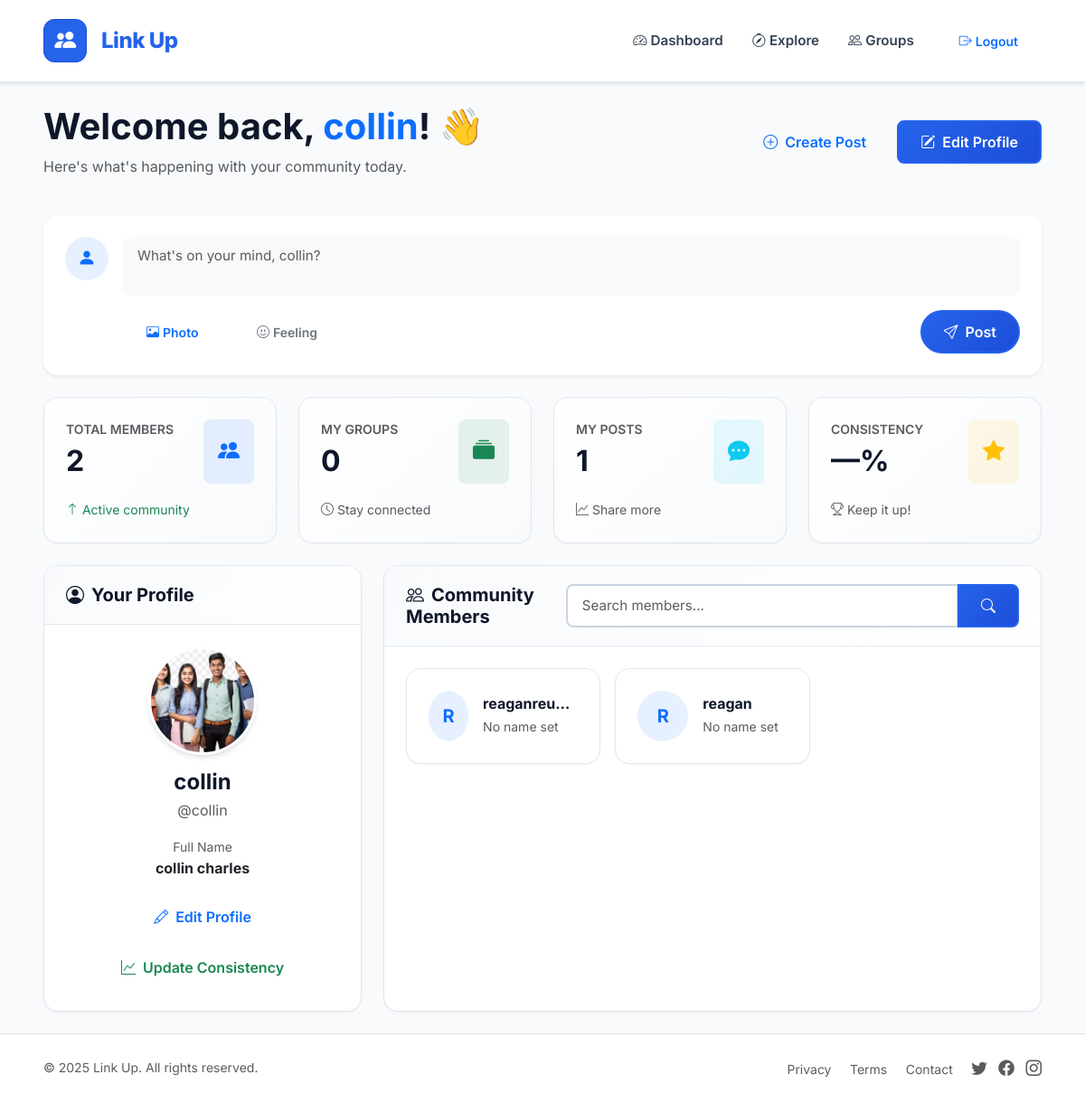
The app's page /dashboard/ (signed in) with its own data.
### core/models.py (models this page shows, shortened)
class Profile(models.Model):
    user = models.OneToOneField(User, on_delete=models.CASCADE, related_name='profile')
    full_name = models.CharField(max_length=100, blank=True)
    email = models.EmailField(blank=True)
    phone = models.CharField(max_length=15, blank=True)
    bio = models.TextField(blank=True)
    avatar = models.ImageField(upload_to='avatars/', blank=True, null=True)

### core/views.py (the view)
# urls.py: path('dashboard/', views.dashboard, name='dashboard'),
@login_required
def dashboard(request):
    profile, _ = Profile.objects.get_or_create(user=request.user)
    query = request.GET.get('q', '')
    members = Profile.objects.select_related('user')
    if query:
        members = members.filter(
            Q(user__username__icontains=query) |
            Q(full_name__icontains=query) |
            Q(email__icontains=query)
        )
    members = members.exclude(user=request.user)  # optional: hide self
    paginator = Paginator(members, 6)  # 6 per page
    page = request.GET.get('page')
    members_page = paginator.get_page(page)
    context = {
        'profile': profile,
        'members': members_page,
        'query': query,
    }
    return render(request, 'core/dashboard.html', context)

### templates/core/dashboard.html (shortened to what this page needs)
{% extends 'core/base.html' %}
{% load django_bootstrap5 %}
{% block content %}
<div class="container-fluid px-lg-5 py-4">
  <div class="row mb-4">
    <div class="col-12">
      <div class="d-flex flex-column flex-md-row justify-content-between align-items-start align-items-md-center mb-3">
        <div class="mb-3 mb-md-0">
          <h1 class="mb-2">Welcome back, <span class="text-primary">{{ request.user.username }}</span>! 👋</h1>
          <p class="text-muted mb-0">Here's what's happening with your community today.</p>
        </div>
        <div class="d-flex gap-2">
          <a href="{% url 'explore' %}" class="btn btn-outline-primary">
            <i class="bi bi-plus-circle me-2"></i>Create Post
          </a>
          <a href="{% url 'update_profile' %}" class="btn btn-primary">
            <i class="bi bi-pencil-square me-2"></i>Edit Profile
          </a>
        </div>
      </div>
    </div>
  </div>
  <div class="row mb-4">
    <div class="col-12">
      <div class="card border-0 shadow-sm">
        <div class="card-body">
          <div class="d-flex align-items-start">
            <div class="bg-primary bg-opacity-10 rounded-circle me-3 d-flex align-items-center justify-content-center flex-shrink-0" style="width:48px;height:48px;">
              <i class="bi bi-person-fill text-primary fs-5"></i>
            </div>
            <div class="flex-grow-1">
              <form method="post" action="{% url 'create_post' %}" enctype="multipart/form-data">
                <textarea name="caption" class="form-control border-0 bg-light mb-3" rows="2" placeholder="What's on your mind, {{ request.user.username }}?" style="resize: none;"></textarea>
                <div class="d-flex justify-content-between align-items-center">
                  <div>
                    <label for="postImage" class="btn btn-sm btn-outline-primary rounded-pill me-2">
                      <i class="bi bi-image me-1"></i>Photo
                    </label>
                    <button type="button" class="btn btn-sm btn-outline-secondary rounded-pill">
                      <i class="bi bi-emoji-smile me-1"></i>Feeling
                    </button>
                  </div>
                  <button type="submit" class="btn btn-primary rounded-pill px-4">
                    <i class="bi bi-send me-2"></i>Post
                  </button>
                </div>
              </form>
            </div>
          </div>
        </div>
      </div>
    </div>
  </div>
  <div class="row g-4 mb-4">
    <div class="col-12 col-sm-6 col-lg-3">
      <div class="card metric-card h-100">
        <div class="card-body">
          <div class="d-flex justify-content-between align-items-start mb-3">
            <div>
              <p class="text-muted mb-1 small fw-semibold">TOTAL MEMBERS</p>
              <h2 class="mb-0 fw-bold">
                {% if members.paginator %}
                  {{ members.paginator.count }}
                {% else %}
                  {{ members|length }}
                {% endif %}
              </h2>
            </div>
            <div class="bg-primary bg-opacity-10 p-3 rounded-3">
              <i class="bi bi-people-fill text-primary fs-4"></i>
            </div>
          </div>
          <small class="text-success">
            <i class="bi bi-arrow-up"></i> Active community
          </small>
        </div>
      </div>
    </div>
    <div class="col-12 col-sm-6 col-lg-3">
      <div class="card metric-card h-100">
        <div class="card-body">
          <div class="d-flex justify-content-between align-items-start mb-3">
            <div>
              <p class="text-muted mb-1 small fw-semibold">MY GROUPS</p>
              <h2 class="mb-0 fw-bold">{{ request.user.member_groups.count }}</h2>
            </div>
            <div class="bg-success bg-opacity-10 p-3 rounded-3">
              <i class="bi bi-collection-fill text-success fs-4"></i>
            </div>
          </div>
          <small class="text-muted">
            <i class="bi bi-clock"></i> Stay connected
          </small>
        </div>
      </div>
    </div>
    <div class="col-12 col-sm-6 col-lg-3">
      <div class="card metric-card h-100">
        <div class="card-body">
          <div class="d-flex justify-content-between align-items-start mb-3">
            <div>
              <p class="text-muted mb-1 small fw-semibold">MY POSTS</p>
              <h2 class="mb-0 fw-bold">{{ request.user.posts.count }}</h2>
            </div>
            <div class="bg-info bg-opacity-10 p-3 rounded-3">
              <i class="bi bi-chat-dots-fill text-info fs-4"></i>
            </div>
          </div>
          <small class="text-muted">
            <i class="bi bi-graph-up"></i> Share more
          </small>
        </div>
      </div>
    </div>
    <div class="col-12 col-sm-6 col-lg-3">
      <div class="card metric-card h-100">
        <div class="card-body">
          <div class="d-flex justify-content-between align-items-start mb-3">
            <div>
              <p class="text-muted mb-1 small fw-semibold">CONSISTENCY</p>
              <h2 class="mb-0 fw-bold">{{ profile.consistency_family.score|default:"—" }}%</h2>
            </div>
            <div class="bg-warning bg-opacity-10 p-3 rounded-3">
              <i class="bi bi-star-fill text-warning fs-4"></i>
            </div>
          </div>
          <small class="text-muted">
            <i class="bi bi-trophy"></i> Keep it up!
          </small>
        </div>
      </div>
    </div>
  </div>
  <div class="row g-4">
    <div class="col-12 col-lg-4">
      <div class="card h-100">
        <div class="card-header">
          <h5 class="mb-0">
            <i class="bi bi-person-circle me-2"></i>Your Profile
          </h5>
        </div>
        <div class="card-body text-center">
          {% if profile.avatar %}
            <img src="{{ profile.avatar.url }}" alt="Avatar" class="avatar-img mb-3" style="width: 120px; height: 120px;">
          {% else %}
            <div class="bg-primary bg-opacity-10 rounded-circle mx-auto mb-3 d-flex align-items-center justify-content-center" style="width: 120px; height: 120px;">
              <i class="bi bi-person-fill text-primary" style="font-size: 3rem;"></i>
            </div>
          {% endif %}
          <h4 class="mb-1">{{ request.user.get_full_name|default:request.user.username }}</h4>
          <p class="text-muted mb-3">@{{ request.user.username }}</p>
          {% if profile.full_name %}
            <div class="mb-3">
              <small class="text-muted d-block">Full Name</small>
              <strong>{{ profile.full_name }}</strong>
            </div>
          {% endif %}
          <div class="d-grid gap-2">
            <a href="{% url 'update_profile' %}" class="btn btn-outline-primary">
              <i class="bi bi-pencil me-2"></i>Edit Profile
            </a>
            <a href="{% url 'update_consistency' %}" class="btn btn-outline-success">
              <i class="bi bi-graph-up me-2"></i>Update Consistency
            </a>
          </div>
        </div>
      </div>
    </div>
    <div class="col-12 col-lg-8">
      <div class="card h-100">
        <div class="card-header">
          <div class="d-flex flex-column flex-md-row justify-content-between align-items-start align-items-md-center">
            <h5 class="mb-3 mb-md-0">
              <i class="bi bi-people me-2"></i>Community Members
            </h5>
            <form method="get" class="w-100 w-md-auto">
              <div class="input-group">
                <input type="text" name="q" value="{{ query }}" class="form-control" placeholder="Search members...">
                <button class="btn btn-primary" type="submit">
                  <i class="bi bi-search"></i>
                </button>
              </div>
            </form>
          </div>
        </div>
        <div class="card-body">
          <div class="row g-3">
            {% for member in members %}
              <div class="col-12 col-sm-6 col-xl-4">
                <a href="{% url 'member_detail' member.id %}" class="text-decoration-none">
                  <div class="card hover-shadow h-100">
                    <div class="card-body">
                      <div class="d-flex align-items-center">
                        {% if member.avatar %}
                          <img src="{{ member.avatar.url }}" alt="{{ member.user.username }}" class="rounded-circle me-3" style="width: 56px; height: 56px; object-fit: cover;">
                        {% else %}
                          <div class="bg-primary bg-opacity-10 rounded-circle me-3 d-flex align-items-center justify-content-center" style="width: 56px; height: 56px;">
                            <span class="text-primary fw-bold fs-5">{{ member.user.username|slice:":1"|upper }}</span>
                          </div>
                        {% endif %}
                        <div class="flex-grow-1 overflow-hidden">
                          <h6 class="mb-1 text-truncate">{{ member.user.username }}</h6>
                          <p class="text-muted small mb-0 text-truncate">{{ member.full_name|default:"No name set" }}</p>
                        </div>
                      </div>
                    </div>
                  </div>
                </a>
              </div>
            {% endfor %}
          </div>
        </div>
      </div>
    </div>
  </div>
</div>
{% endblock %}

### static/css/style.css (style rules this page uses)
:root { --primary: #2563eb; --primary-dark: #1d4ed8; --primary-light: #3b82f6; --accent: #8b5cf6; --success: #10b981; --warning: #f59e0b; --danger: #ef4444; --info: #06b6d4; --dark: #1e293b; --gray-900: #0f172a; --gray-800: #1e293b; --gray-700: #334155; --gray-600: #475569; --gray-500: #64748b; --gray-400: #94a3b8; --gray-300: #cbd5e1; --gray-200: #e2e8f0; --gray-100: #f1f5f9; --gray-50: #f8fafc; --bg-body: #f8fafc; --bg-white: #ffffff; --shadow-sm: 0 1px 2px 0 rgba(0, 0, 0, 0.05); --shadow: 0 1px 3px 0 rgba(0, 0, 0, 0.1), 0 1px 2px -1px rgba(0, 0, 0, 0.1); --shadow-md: 0 4px 6px -1px rgba(0, 0, 0, 0.1), 0 2px 4px -2px rgba(0, 0, 0, 0.1); --shadow-lg: 0 10px 15px -3px rgba(0, 0, 0, 0.1), 0 4px 6px -4px rgba(0, 0, 0, 0.1); --shadow-xl: 0 20px 25px -5px rgba(0, 0, 0, 0.1), 0 8px 10px -6px rgba(0, 0, 0, 0.1); --radius-sm: 0.375rem; --radius: 0.5rem; --radius-md: 0.75rem; --radius-lg: 1rem; --radius-xl: 1.5rem; --radius-full: 9999px; --transition: all 0.2s ease-in-out; }
* { box-sizing: border-box; }
body { font-family: 'Inter', -apple-system, BlinkMacSystemFont, 'Segoe UI', Roboto, 'Helvetica Neue', Arial, sans-serif; background: var(--bg-body); color: var(--gray-800); line-height: 1.6; }
h1, h2, h3, h4, h5, h6 { font-weight: 700; color: var(--gray-900); line-height: 1.2; }
a { text-decoration: none; transition: var(--transition); }
.card { border: 1px solid var(--gray-200); border-radius: var(--radius-lg); background: white; box-shadow: var(--shadow-sm); transition: var(--transition); overflow: hidden; }
.card-header { background: linear-gradient(135deg, var(--gray-50) 0%, white 100%); border-bottom: 1px solid var(--gray-200); font-weight: 600; padding: 1.25rem 1.5rem; }
.card-body { padding: 1.5rem; }
.btn { font-weight: 600; padding: 0.625rem 1.5rem; border-radius: var(--radius); transition: var(--transition); border: 2px solid transparent; }
.btn-primary { background: linear-gradient(135deg, var(--primary) 0%, var(--primary-dark) 100%); border-color: var(--primary); }
.rounded-pill { border-radius: var(--radius-full) !important; }
.form-control, .form-select { border: 2px solid var(--gray-300); border-radius: var(--radius); padding: 0.625rem 1rem; font-size: 0.95rem; transition: var(--transition); }
.avatar-img { width: 64px; height: 64px; object-fit: cover; border-radius: var(--radius-full); border: 3px solid white; box-shadow: var(--shadow-md); }
.metric-card { background: linear-gradient(135deg, white 0%, var(--gray-50) 100%); border: 1px solid var(--gray-200); border-radius: var(--radius-lg); transition: var(--transition); }

### records on screen
Profile: avatar (picture), full_name "collin charles"
Profile: user.username "R", user.username "reaganreu…", full_name "No name set"
Profile: user.username "R", user.username "reagan", full_name "No name set"

### other values on screen
{{ request.user.username }} "collin"
{{ members.paginator.count }} "2"
{{ request.user.member_groups.count }} "0"
{{ request.user.posts.count }} "1"
{{ profile.consistency_family.score|default:"—" }} "—"
{{ request.user.get_full_name|default:request.user.username }} "collin"
